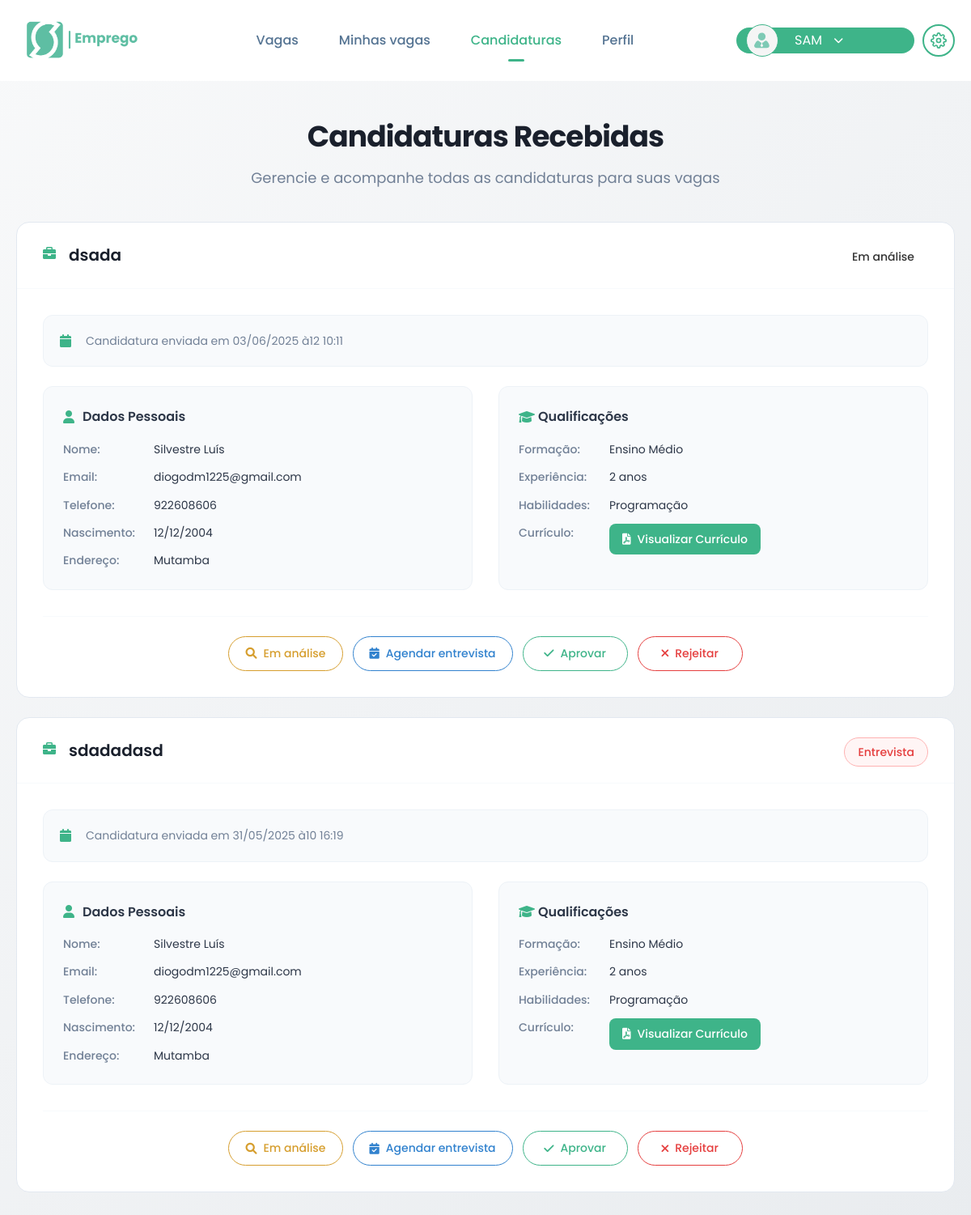
Screenshot of /Sam_emprego/empresas_candidaturas.php (signed in) with the database file from the repository.
### tables this page shows
CREATE TABLE `empresas_recrutamento` (
  `id` int(11) NOT NULL,
  `nome` varchar(255) NOT NULL,
  `logo` varchar(255) DEFAULT NULL,
  `email` varchar(255) NOT NULL,
  `senha` varchar(255) NOT NULL,
  `telefone` varchar(20) DEFAULT NULL,
  `endereco` varchar(255) DEFAULT NULL,
  `descricao` text DEFAULT NULL,
  `setor` varchar(100) DEFAULT NULL,
  `tamanho` varchar(50) DEFAULT NULL,
  `website` varchar(255) DEFAULT NULL,
  `data_registro` timestamp NOT NULL DEFAULT current_timestamp(),
  `status` enum('Ativo','Inativo','Pendente') DEFAULT 'Ativo'
);

CREATE TABLE `candidaturas` (
  `id` int(11) NOT NULL,
  `candidato_id` int(11) NOT NULL,
  `vaga_id` int(11) NOT NULL,
  `data_candidatura` timestamp NOT NULL DEFAULT current_timestamp(),
  `status` enum('Pendente','Visualizada','Em análise','Entrevista','Aprovado','Rejeitado') DEFAULT 'Pendente',
  `notas` text DEFAULT NULL,
  `entrevista_data` date DEFAULT NULL,
  `entrevista_hora` time DEFAULT NULL,
  `entrevista_tipo` varchar(20) DEFAULT NULL,
  `entrevista_local` text DEFAULT NULL
);

CREATE TABLE `vagas` (
  `id` int(11) NOT NULL,
  `empresa_id` int(11) NOT NULL,
  `titulo` varchar(255) NOT NULL,
  `descricao` text NOT NULL,
  `requisitos` text DEFAULT NULL,
  `departamento` varchar(100) DEFAULT NULL,
  `localizacao` varchar(255) DEFAULT NULL,
  `tipo_contrato` varchar(50) NOT NULL,
  `salario_min` decimal(10,2) DEFAULT NULL,
  `salario_max` decimal(10,2) DEFAULT NULL,
  `data_publicacao` timestamp NOT NULL DEFAULT current_timestamp(),
  `data_expiracao` date DEFAULT NULL,
  `status` enum('Aberta','Fechada','Pausada','Rascunho','Em análise','Finalizada') DEFAULT 'Aberta',
  `categoria` varchar(100) DEFAULT NULL,
  `localizacao_tipo` varchar(50) DEFAULT NULL,
  `periodo_salario` varchar(20) DEFAULT NULL,
  `metodo_pagamento` varchar(50) DEFAULT NULL,
  `idioma` varchar(50) DEFAULT NULL,
  `fuso_horario` varchar(20) DEFAULT NULL,
  `dias_uteis` varchar(30) DEFAULT NULL,
  `horas_semanais_min` int(11) DEFAULT NULL,
  `horas_semanais_max` int(11) DEFAULT NULL,
  `horas_diarias_min` int(11) DEFAULT NULL,
  `horas_diarias_max` int(11) DEFAULT NULL,
  `hora_inicio` time DEFAULT NULL,
  `hora_fim` time DEFAULT NULL
);

CREATE TABLE `candidatos` (
  `id` int(11) NOT NULL,
  `nome` varchar(255) NOT NULL,
  `email` varchar(255) NOT NULL,
  `senha` varchar(255) NOT NULL,
  `telefone` varchar(20) DEFAULT NULL,
  `data_nascimento` date DEFAULT NULL,
  `endereco` varchar(255) DEFAULT NULL,
  `formacao` text DEFAULT NULL,
  `experiencia` text DEFAULT NULL,
  `habilidades` text DEFAULT NULL,
  `curriculo_path` varchar(255) DEFAULT NULL,
  `data_registro` timestamp NOT NULL DEFAULT current_timestamp(),
  `status` enum('Ativo','Inativo','Pendente') DEFAULT 'Pendente',
  `perfil_completo` tinyint(1) DEFAULT 0
);

### Sam_emprego/empresas_candidaturas.php (the view, shortened to what this page needs)
<?php
require_once 'config/database.php';
try {
    $stmt = $pdo->prepare("SELECT * FROM empresas_recrutamento WHERE id = ?");
    $stmt->execute([$_SESSION['empresa_id']]);
    $empresa = $stmt->fetch();
    $stmt = $pdo->prepare("
        SELECT
            c.*,
            v.titulo as vaga_titulo,
            cd.nome as candidato_nome,
            cd.email as candidato_email,
            cd.telefone as candidato_telefone,
            cd.curriculo_path as candidato_curriculo,
            cd.formacao as candidato_formacao,
            cd.habilidades as candidato_habilidades,
            cd.experiencia as candidato_experiencia,
            cd.data_nascimento as candidato_data_nascimento,
            cd.endereco as candidato_endereco
        FROM candidaturas c
        JOIN vagas v ON c.vaga_id = v.id
        JOIN candidatos cd ON c.candidato_id = cd.id
        WHERE v.empresa_id = ?
        ORDER BY c.data_candidatura DESC
    ");
    $stmt->execute([$_SESSION['empresa_id']]);
    $candidaturas = $stmt->fetchAll();
    foreach ($candidaturas as $key => $candidatura) {
        if ($candidatura['candidato_data_nascimento']) {
            $data = new DateTime($candidatura['candidato_data_nascimento']);
            $candidaturas[$key]['candidato_data_nascimento_formatada'] = $data->format('d/m/Y');
        }
    }
} catch (PDOException $e) {
    $erro = "Erro ao carregar dados: " . $e->getMessage();
}
?>
<!DOCTYPE html>
<html lang="pt">
<head>
    <link rel="stylesheet" href="https://cdnjs.cloudflare.com/ajax/libs/font-awesome/6.0.0/css/all.min.css">
    <link rel="stylesheet" href="../all.css/emprego.css/emp_vagas.css">
    <link rel="stylesheet" href="../all.css/emprego.css/emp_search.css">
    <link rel="stylesheet" href="../all.css/emprego.css/emp_header.css">
    <link rel="stylesheet" href="https://unpkg.com/leaflet@1.9.4/dist/leaflet.css" />
    <link rel="stylesheet" href="https://cdn.jsdelivr.net/npm/sweetalert2@11.7.32/dist/sweetalert2.min.css">
</head>
<body>
<header class="header">
        <div class="header-content">
            <div class="logo">
                <img src="../fotos/sam30-13.png" alt="SAM Emprego Logo">
            </div>
            <div class="nav-container">
                <nav class="nav-menu">
                    <a href="job_search_page_emp.php">Vagas</a>
                    <a href="emp_vagas.php">Minhas vagas</a>
                    <a href="empresas_candidaturas.php" class="active">Candidaturas</a>
                    <a href="painel_candidato.php">Perfil</a>
                </nav>
            </div>
            <div class="user-section">
                <div class="user-dropdown" id="userDropdownToggle">
                    <div class="user-avatar">
                        <img src="../icones/icons-sam-19.svg" alt="" width="40">
                    </div>
                    <span><?php echo htmlspecialchars($empresa['nome'] ?? $_SESSION['empresa_nome']); ?></span>
                    <i class="fas fa-chevron-down dropdown-arrow"></i>
                </div>
                <div class="settings-icon">
                </div>
            </div>
        </div>
    </header>
    <div class="candidaturas-container">
        <div class="page-header">
            <h1>Candidaturas Recebidas</h1>
            <p>Gerencie e acompanhe todas as candidaturas para suas vagas</p>
        </div>
        <?php if (isset($candidaturas) && !empty($candidaturas)): ?>
            <?php foreach ($candidaturas as $candidatura): ?>
                <div class="candidatura-card" data-candidatura-id="<?php echo $candidatura['id']; ?>">
                    <div class="card-header">
                        <div class="card-title">
                            <i class="fas fa-briefcase job-icon"></i>
                            <h3><?php echo htmlspecialchars($candidatura['vaga_titulo']); ?></h3>
                        </div>
                        <span class="status-badge status-<?php echo strtolower(str_replace([' ', 'ç'], ['', 'c'], $candidatura['status'])); ?>">
                            <?php echo htmlspecialchars($candidatura['status']); ?>
                        </span>
                    </div>
                    <div class="card-content">
                        <div class="application-meta">
                            <i class="fas fa-calendar meta-icon"></i>
                            <span class="meta-text">
                                Candidatura enviada em <?php echo date('d/m/Y às H:i', strtotime($candidatura['data_candidatura'])); ?>
                            </span>
                        </div>
                        <div class="candidate-summary">
                            <div class="info-group">
                                <h4>
                                    <i class="fas fa-user section-icon"></i>
                                    Dados Pessoais
                                </h4>
                                <div class="info-item">
                                    <span class="info-label">Nome:</span>
                                    <span class="info-value" data-type="nome"><?php echo htmlspecialchars($candidatura['candidato_nome']); ?></span>
                                </div>
                                <div class="info-item">
                                    <span class="info-label">Email:</span>
                                    <span class="info-value" data-type="email"><?php echo htmlspecialchars($candidatura['candidato_email']); ?></span>
                                </div>
                                <div class="info-item">
                                    <span class="info-label">Telefone:</span>
                                    <span class="info-value"><?php echo htmlspecialchars($candidatura['candidato_telefone'] ?? 'Não informado'); ?></span>
                                </div>
                                <div class="info-item">
                                    <span class="info-label">Nascimento:</span>
                                    <span class="info-value"><?php echo htmlspecialchars($candidatura['candidato_data_nascimento_formatada'] ?? 'Não informado'); ?></span>
                                </div>
                                <div class="info-item">
                                    <span class="info-label">Endereço:</span>
                                    <span class="info-value"><?php echo htmlspecialchars($candidatura['candidato_endereco'] ?? 'Não informado'); ?></span>
                                </div>
                            </div>
                            <div class="info-group">
                                <h4>
                                    <i class="fas fa-graduation-cap section-icon"></i>
                                    Qualificações
                                </h4>
                                <div class="info-item">
                                    <span class="info-label">Formação:</span>
                                    <span class="info-value"><?php echo nl2br(htmlspecialchars($candidatura['candidato_formacao'] ?? 'Não informado')); ?></span>
                                </div>
                                <div class="info-item">
                                    <span class="info-label">Experiência:</span>
                                    <span class="info-value"><?php echo nl2br(htmlspecialchars($candidatura['candidato_experiencia'] ?? 'Não informado')); ?></span>
                                </div>
                                <div class="info-item">
                                    <span class="info-label">Habilidades:</span>
                                    <span class="info-value"><?php echo nl2br(htmlspecialchars($candidatura['candidato_habilidades'] ?? 'Não informado')); ?></span>
                                </div>
                                <?php if ($candidatura['candidato_curriculo']): ?>
                                    <div class="info-item">
                                        <span class="info-label">Currículo:</span>
                                        <span class="info-value">
                                            <a href="<?php echo htmlspecialchars($candidatura['candidato_curriculo']); ?>"
                                               target="_blank" class="curriculo-link">
                                                <i class="fas fa-file-pdf"></i>
                                                Visualizar Currículo
                                            </a>
                                        </span>
                                    </div>
                                <?php endif; ?>
                            </div>
                        </div>
                        <div class="actions">
                            <button class="action-btn btn-analyze" onclick="updateStatus(<?php echo $candidatura['id']; ?>, 'Em análise')">
                                <i class="fas fa-search"></i>
                                Em análise
                            </button>
                            <button class="action-btn btn-interview" onclick="updateStatus(<?php echo $candidatura['id']; ?>, 'Entrevista')">
                                <i class="fas fa-calendar-check"></i>
                                Agendar entrevista
                            </button>
                            <button class="action-btn btn-approve" onclick="updateStatus(<?php echo $candidatura['id']; ?>, 'Aprovado')">
                                <i class="fas fa-check"></i>
                                Aprovar
                            </button>
                            <button class="action-btn btn-reject" onclick="updateStatus(<?php echo $candidatura['id']; ?>, 'Rejeitado')">
                                <i class="fas fa-times"></i>
                                Rejeitar
                            </button>
                        </div>
                    </div>
                </div>
            <?php endforeach; ?>
        <?php endif; ?>
    </div>
</body>
</html>

### all.css/emprego.css/emp_vagas.css (style rules this page uses)
:root { --primary-color: #3EB489; --primary-light: #4fc89a; --primary-dark: #339873; --secondary-color:rgb(84, 115, 146); --light-gray: #f5f7fa; --medium-gray: #e9ecef; --dark-gray: #6c757d; --box-shadow: 0 3px 15px rgba(0,0,0,0.1); --transition: all 0.3s ease; --border-radius: 12px; }
body { font-family: 'Poppins', sans-serif; background: linear-gradient(135deg, #f8f9fa 0%, #e9ecef 100%); margin: 0; padding: 0; color: #333; line-height: 1.6; }
.header { display: flex; justify-content: space-between; align-items: center; padding: 10px 20px; background-color: white; position: sticky; top: 0; z-index: 100; width: 100%; box-shadow: none; }
.header-content { display: flex; justify-content: space-between; align-items: center; width: 100%; max-width: 1200px; margin: 0 auto; }
.logo { height: 80px; }
.logo img { height: 80px; }
.nav-container { flex-grow: 1; display: flex; justify-content: center; }
.nav-menu { display: flex; gap: 20px; }
.nav-menu a { color: var(--secondary-color); text-decoration: none; font-weight: 500; padding: 8px 15px; border-radius: 50px; transition: var(--transition); }
.nav-menu a.active { color: var(--primary-color); position: relative; }
.nav-menu a.active::after { content: ''; position: absolute; bottom: -5px; left: 50%; transform: translateX(-50%); width: 20px; height: 3px; background-color: var(--primary-color); border-radius: 10px; }
.user-section { display: flex; align-items: center; }
.user-dropdown { display: flex; width: 220px; height: 32px; align-items: center; background-color: #3EB489; color: white; padding: 8px 15px; border-radius: 25px; margin-right: 10px; cursor: pointer; }
.user-avatar { display: flex; align-items: center; justify-content: center; width: 40px; height: 40px; border-radius: 50%; background-color: #f5f5f5; margin-right: 10px; gap: 10px; color: #000; border: #3EB489 solid 1px; }
.settings-icon { display: flex; align-items: center; height: 100%; padding: 0 5px; }

### all.css/emprego.css/emp_search.css (style rules this page uses)
* { margin: 0; padding: 0; box-sizing: border-box; font-family: 'Poppins', sans-serif; }
.dropdown-arrow { font-size: 12px; margin-left: 5px; }
body { font-family: 'Poppins', sans-serif; background: linear-gradient(135deg, #f8f9fa 0%, #e9ecef 100%); margin: 0; padding: 0; color: #333; line-height: 1.6; }
.logo { display: flex; align-items: center; }
.logo img { height: 80px; margin-right: 10px; }
.user-section { display: flex; align-items: center; }
.user-dropdown { display: flex; width: 220px; height: 32px; align-items: center; background-color: #3EB489; color: white; padding: 8px 15px; border-radius: 25px; margin-right: 10px; cursor: pointer; }
.user-avatar { display: flex; align-items: center; justify-content: center; width: 40px; height: 40px; border-radius: 50%; background-color: #f5f5f5; margin-right: 10px; gap: 10px; color: #000; border: #3EB489 solid 1px; }

### all.css/emprego.css/emp_header.css (style rules this page uses)
.user-dropdown { position: relative; display: flex; align-items: center; gap: 10px; cursor: pointer; padding: 8px 12px; border-radius: 50px; transition: var(--transition); }
.settings-icon { width: 40px; height: 40px; border-radius: 50%; background-color: white; border:2px solid var(--primary-color); display: flex; align-items: center; justify-content: center; cursor: pointer; font-size: 18px; box-shadow: var(--shadow); transition: all 0.2s ease; }

### rows the page displays
empresas_recrutamento: nome "SAM"
candidaturas: vaga.titulo "dsada", status "Em análise", data_candidatura "03/06/2025 à12 10:11", candidato.nome "Silvestre Luís", candidato.email "diogodm1225@gmail.com", candidato.telefone "922608606", candidato_data_nascimento_formatada "12/12/2004", candidato.endereco "Mutamba", candidato.formacao "Ensino Médio", candidato.experiencia "2 anos", candidato.habilidades "Programação"
candidaturas: vaga.titulo "sdadadasd", status "Entrevista", data_candidatura "31/05/2025 à10 16:19", candidato.nome "Silvestre Luís", candidato.email "diogodm1225@gmail.com", candidato.telefone "922608606", candidato_data_nascimento_formatada "12/12/2004", candidato.endereco "Mutamba", candidato.formacao "Ensino Médio", candidato.experiencia "2 anos", candidato.habilidades "Programação"
